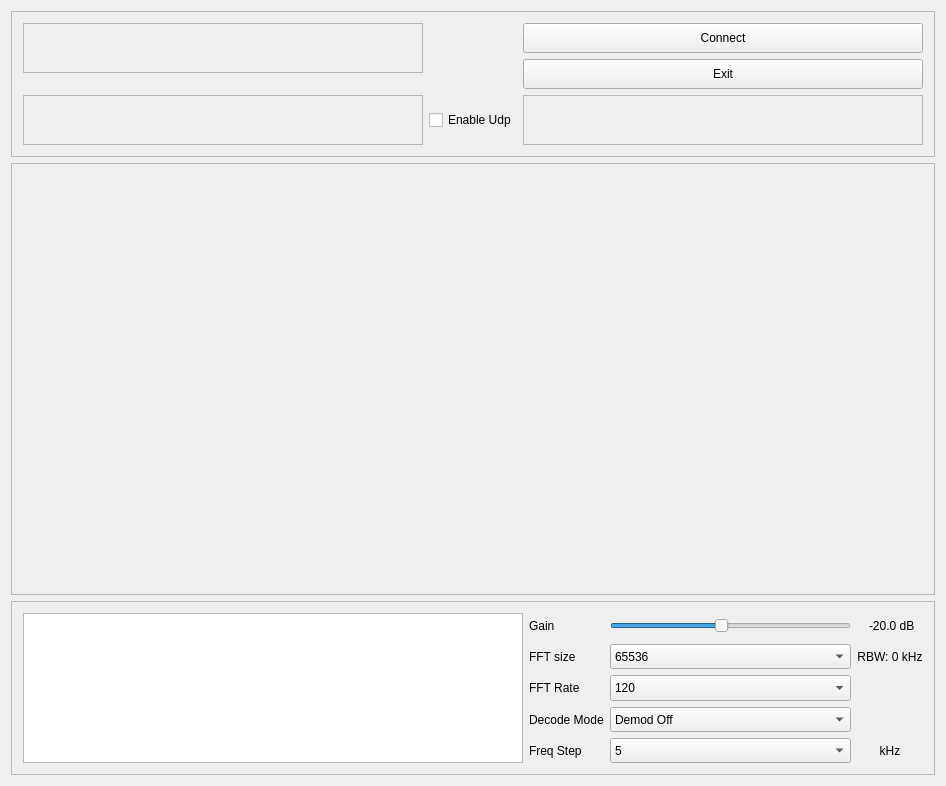
<?xml version="1.0" encoding="UTF-8"?>
<ui version="4.0">
 <class>SdrWindow</class>
 <widget class="QMainWindow" name="SdrWindow">
  <property name="geometry">
   <rect>
    <x>0</x>
    <y>0</y>
    <width>944</width>
    <height>786</height>
   </rect>
  </property>
  <property name="windowTitle">
   <string>SdrTuner</string>
  </property>
  <property name="windowIcon">
   <iconset>
    <normaloff>icon.svg</normaloff>icon.svg</iconset>
  </property>
  <widget class="QWidget" name="centralWidget">
   <layout class="QGridLayout" name="gridLayout_2">
    <item row="1" column="0">
     <widget class="CPlotter" name="plotter">
      <property name="sizePolicy">
       <sizepolicy hsizetype="Expanding" vsizetype="Expanding">
        <horstretch>0</horstretch>
        <verstretch>0</verstretch>
       </sizepolicy>
      </property>
      <property name="maximumSize">
       <size>
        <width>16777215</width>
        <height>16777215</height>
       </size>
      </property>
      <property name="frameShape">
       <enum>QFrame::StyledPanel</enum>
      </property>
      <property name="frameShadow">
       <enum>QFrame::Raised</enum>
      </property>
     </widget>
    </item>
    <item row="2" column="0">
     <widget class="QFrame" name="frame_controls">
      <property name="frameShape">
       <enum>QFrame::StyledPanel</enum>
      </property>
      <property name="frameShadow">
       <enum>QFrame::Raised</enum>
      </property>
      <layout class="QGridLayout" name="gridLayout">
       <item row="0" column="0" rowspan="5">
        <widget class="QTextBrowser" name="text_terminal">
         <property name="minimumSize">
          <size>
           <width>500</width>
           <height>0</height>
          </size>
         </property>
         <property name="maximumSize">
          <size>
           <width>16777215</width>
           <height>150</height>
          </size>
         </property>
         <property name="inputMethodHints">
          <set>Qt::ImhNone</set>
         </property>
        </widget>
       </item>
       <item row="0" column="1">
        <widget class="QLabel" name="audioGainLabel">
         <property name="sizePolicy">
          <sizepolicy hsizetype="Preferred" vsizetype="Preferred">
           <horstretch>0</horstretch>
           <verstretch>0</verstretch>
          </sizepolicy>
         </property>
         <property name="text">
          <string>Gain</string>
         </property>
         <property name="alignment">
          <set>Qt::AlignLeading|Qt::AlignLeft|Qt::AlignVCenter</set>
         </property>
        </widget>
       </item>
       <item row="0" column="2">
        <widget class="QSlider" name="audioGainSlider">
         <property name="sizePolicy">
          <sizepolicy hsizetype="MinimumExpanding" vsizetype="Preferred">
           <horstretch>0</horstretch>
           <verstretch>0</verstretch>
          </sizepolicy>
         </property>
         <property name="minimumSize">
          <size>
           <width>0</width>
           <height>22</height>
          </size>
         </property>
         <property name="toolTip">
          <string>Audio gain</string>
         </property>
         <property name="statusTip">
          <string>Audio gain</string>
         </property>
         <property name="minimum">
          <number>-800</number>
         </property>
         <property name="maximum">
          <number>500</number>
         </property>
         <property name="value">
          <number>-200</number>
         </property>
         <property name="orientation">
          <enum>Qt::Horizontal</enum>
         </property>
        </widget>
       </item>
       <item row="0" column="3">
        <widget class="QLabel" name="audioGainDbLabel">
         <property name="sizePolicy">
          <sizepolicy hsizetype="Preferred" vsizetype="Preferred">
           <horstretch>0</horstretch>
           <verstretch>0</verstretch>
          </sizepolicy>
         </property>
         <property name="text">
          <string> -20.0 dB</string>
         </property>
         <property name="alignment">
          <set>Qt::AlignCenter</set>
         </property>
         <property name="margin">
          <number>0</number>
         </property>
         <property name="indent">
          <number>1</number>
         </property>
        </widget>
       </item>
       <item row="1" column="1">
        <widget class="QLabel" name="fftSizeLabel">
         <property name="text">
          <string>FFT size</string>
         </property>
         <property name="alignment">
          <set>Qt::AlignLeading|Qt::AlignLeft|Qt::AlignVCenter</set>
         </property>
        </widget>
       </item>
       <item row="1" column="2">
        <widget class="QComboBox" name="fftSizeComboBox">
         <property name="enabled">
          <bool>true</bool>
         </property>
         <property name="sizePolicy">
          <sizepolicy hsizetype="MinimumExpanding" vsizetype="Preferred">
           <horstretch>0</horstretch>
           <verstretch>0</verstretch>
          </sizepolicy>
         </property>
         <property name="minimumSize">
          <size>
           <width>0</width>
           <height>0</height>
          </size>
         </property>
         <property name="toolTip">
          <string>&lt;html&gt;Number of FFT points to calculate. Higher values will require more CPU time. This will not influence the number of points on the display since that parameter is adjusted automatically according to the display size.
&lt;/html&gt;</string>
         </property>
         <property name="editable">
          <bool>false</bool>
         </property>
         <property name="currentIndex">
          <number>0</number>
         </property>
         <property name="maxVisibleItems">
          <number>15</number>
         </property>
         <property name="insertPolicy">
          <enum>QComboBox::InsertAlphabetically</enum>
         </property>
         <item>
          <property name="text">
           <string>65536</string>
          </property>
         </item>
         <item>
          <property name="text">
           <string>32768</string>
          </property>
         </item>
         <item>
          <property name="text">
           <string>16384</string>
          </property>
         </item>
         <item>
          <property name="text">
           <string>8192</string>
          </property>
         </item>
         <item>
          <property name="text">
           <string>4096</string>
          </property>
         </item>
         <item>
          <property name="text">
           <string>3840</string>
          </property>
         </item>
         <item>
          <property name="text">
           <string>2048</string>
          </property>
         </item>
         <item>
          <property name="text">
           <string>1024</string>
          </property>
         </item>
         <item>
          <property name="text">
           <string>768</string>
          </property>
         </item>
         <item>
          <property name="text">
           <string>512</string>
          </property>
         </item>
        </widget>
       </item>
       <item row="1" column="3">
        <widget class="QLabel" name="fftRbwLabel">
         <property name="toolTip">
          <string>Resolution bandwidth</string>
         </property>
         <property name="text">
          <string>RBW: 0 kHz</string>
         </property>
         <property name="alignment">
          <set>Qt::AlignCenter</set>
         </property>
        </widget>
       </item>
       <item row="2" column="1">
        <widget class="QLabel" name="demodLabel_3">
         <property name="sizePolicy">
          <sizepolicy hsizetype="Preferred" vsizetype="Preferred">
           <horstretch>0</horstretch>
           <verstretch>0</verstretch>
          </sizepolicy>
         </property>
         <property name="text">
          <string>FFT Rate</string>
         </property>
         <property name="alignment">
          <set>Qt::AlignLeading|Qt::AlignLeft|Qt::AlignVCenter</set>
         </property>
         <property name="margin">
          <number>0</number>
         </property>
         <property name="indent">
          <number>-1</number>
         </property>
        </widget>
       </item>
       <item row="2" column="2">
        <widget class="QComboBox" name="fftRateSelector">
         <property name="enabled">
          <bool>true</bool>
         </property>
         <property name="sizePolicy">
          <sizepolicy hsizetype="MinimumExpanding" vsizetype="Preferred">
           <horstretch>0</horstretch>
           <verstretch>0</verstretch>
          </sizepolicy>
         </property>
         <property name="minimumSize">
          <size>
           <width>0</width>
           <height>0</height>
          </size>
         </property>
         <property name="toolTip">
          <string>&lt;html&gt;Number of FFT points to calculate. Higher values will require more CPU time. This will not influence the number of points on the display since that parameter is adjusted automatically according to the display size.
&lt;/html&gt;</string>
         </property>
         <property name="editable">
          <bool>false</bool>
         </property>
         <property name="currentIndex">
          <number>0</number>
         </property>
         <property name="maxVisibleItems">
          <number>15</number>
         </property>
         <property name="insertPolicy">
          <enum>QComboBox::InsertAlphabetically</enum>
         </property>
         <item>
          <property name="text">
           <string>120</string>
          </property>
         </item>
         <item>
          <property name="text">
           <string>60</string>
          </property>
         </item>
         <item>
          <property name="text">
           <string>30</string>
          </property>
         </item>
         <item>
          <property name="text">
           <string>15</string>
          </property>
         </item>
         <item>
          <property name="text">
           <string>5</string>
          </property>
         </item>
        </widget>
       </item>
       <item row="3" column="1">
        <widget class="QLabel" name="demodLabel_2">
         <property name="sizePolicy">
          <sizepolicy hsizetype="Preferred" vsizetype="Preferred">
           <horstretch>0</horstretch>
           <verstretch>0</verstretch>
          </sizepolicy>
         </property>
         <property name="text">
          <string>Decode Mode</string>
         </property>
         <property name="alignment">
          <set>Qt::AlignLeading|Qt::AlignLeft|Qt::AlignVCenter</set>
         </property>
         <property name="margin">
          <number>0</number>
         </property>
         <property name="indent">
          <number>-1</number>
         </property>
        </widget>
       </item>
       <item row="3" column="2">
        <widget class="QComboBox" name="modeSelector">
         <property name="sizePolicy">
          <sizepolicy hsizetype="MinimumExpanding" vsizetype="Preferred">
           <horstretch>0</horstretch>
           <verstretch>0</verstretch>
          </sizepolicy>
         </property>
         <property name="toolTip">
          <string>Demodulator type (mode)</string>
         </property>
         <property name="statusTip">
          <string>Demodulator type (mode)</string>
         </property>
         <property name="accessibleName">
          <string>Mode</string>
         </property>
         <property name="currentIndex">
          <number>0</number>
         </property>
         <property name="maxVisibleItems">
          <number>30</number>
         </property>
         <item>
          <property name="text">
           <string>Demod Off</string>
          </property>
         </item>
         <item>
          <property name="text">
           <string>Raw I/Q</string>
          </property>
         </item>
         <item>
          <property name="text">
           <string>AM</string>
          </property>
         </item>
         <item>
          <property name="text">
           <string>Narrow FM</string>
          </property>
         </item>
         <item>
          <property name="text">
           <string>WFM (mono)</string>
          </property>
         </item>
         <item>
          <property name="text">
           <string>WFM (stereo)</string>
          </property>
         </item>
         <item>
          <property name="text">
           <string>LSB</string>
          </property>
         </item>
         <item>
          <property name="text">
           <string>USB</string>
          </property>
         </item>
         <item>
          <property name="text">
           <string>CW-L</string>
          </property>
         </item>
         <item>
          <property name="text">
           <string>CW-U</string>
          </property>
         </item>
         <item>
          <property name="text">
           <string>WFM (oirt)</string>
          </property>
         </item>
        </widget>
       </item>
       <item row="4" column="1">
        <widget class="QLabel" name="demodLabel">
         <property name="sizePolicy">
          <sizepolicy hsizetype="Preferred" vsizetype="Preferred">
           <horstretch>0</horstretch>
           <verstretch>0</verstretch>
          </sizepolicy>
         </property>
         <property name="text">
          <string>Freq Step</string>
         </property>
         <property name="alignment">
          <set>Qt::AlignLeading|Qt::AlignLeft|Qt::AlignVCenter</set>
         </property>
         <property name="margin">
          <number>0</number>
         </property>
         <property name="indent">
          <number>-1</number>
         </property>
        </widget>
       </item>
       <item row="4" column="2">
        <widget class="QComboBox" name="freqStepSelector">
         <property name="sizePolicy">
          <sizepolicy hsizetype="MinimumExpanding" vsizetype="Preferred">
           <horstretch>0</horstretch>
           <verstretch>0</verstretch>
          </sizepolicy>
         </property>
         <property name="toolTip">
          <string>Demodulator type (mode)</string>
         </property>
         <property name="statusTip">
          <string>Demodulator type (mode)</string>
         </property>
         <property name="accessibleName">
          <string>Mode</string>
         </property>
         <property name="currentIndex">
          <number>0</number>
         </property>
         <property name="maxVisibleItems">
          <number>30</number>
         </property>
         <item>
          <property name="text">
           <string>5</string>
          </property>
         </item>
         <item>
          <property name="text">
           <string>25</string>
          </property>
         </item>
         <item>
          <property name="text">
           <string>50</string>
          </property>
         </item>
         <item>
          <property name="text">
           <string>100</string>
          </property>
         </item>
         <item>
          <property name="text">
           <string>500</string>
          </property>
         </item>
         <item>
          <property name="text">
           <string>1000</string>
          </property>
         </item>
         <item>
          <property name="text">
           <string>10000</string>
          </property>
         </item>
        </widget>
       </item>
       <item row="4" column="3">
        <widget class="QLabel" name="fftRbwLabel_2">
         <property name="toolTip">
          <string>Resolution bandwidth</string>
         </property>
         <property name="text">
          <string>kHz</string>
         </property>
         <property name="alignment">
          <set>Qt::AlignCenter</set>
         </property>
        </widget>
       </item>
      </layout>
     </widget>
    </item>
    <item row="0" column="0">
     <widget class="QFrame" name="frame">
      <property name="minimumSize">
       <size>
        <width>0</width>
        <height>0</height>
       </size>
      </property>
      <property name="frameShape">
       <enum>QFrame::StyledPanel</enum>
      </property>
      <property name="frameShadow">
       <enum>QFrame::Raised</enum>
      </property>
      <layout class="QGridLayout" name="gridLayout_4">
       <item row="0" column="3" rowspan="2">
        <layout class="QGridLayout" name="gridLayout_3">
         <item row="0" column="0">
          <widget class="QPushButton" name="push_connect">
           <property name="minimumSize">
            <size>
             <width>100</width>
             <height>30</height>
            </size>
           </property>
           <property name="text">
            <string>Connect</string>
           </property>
          </widget>
         </item>
         <item row="1" column="0">
          <widget class="QPushButton" name="push_exit">
           <property name="minimumSize">
            <size>
             <width>100</width>
             <height>30</height>
            </size>
           </property>
           <property name="text">
            <string>Exit</string>
           </property>
          </widget>
         </item>
        </layout>
       </item>
       <item row="2" column="2">
        <widget class="QCheckBox" name="udpEnabled">
         <property name="toolTip">
          <string>Enable automatic DC removal</string>
         </property>
         <property name="text">
          <string>Enable Udp</string>
         </property>
        </widget>
       </item>
       <item row="0" column="0">
        <widget class="CFreqCtrl" name="freqCtrl">
         <property name="sizePolicy">
          <sizepolicy hsizetype="Fixed" vsizetype="Fixed">
           <horstretch>0</horstretch>
           <verstretch>0</verstretch>
          </sizepolicy>
         </property>
         <property name="minimumSize">
          <size>
           <width>400</width>
           <height>50</height>
          </size>
         </property>
         <property name="toolTip">
          <string/>
         </property>
         <property name="frameShape">
          <enum>QFrame::StyledPanel</enum>
         </property>
         <property name="frameShadow">
          <enum>QFrame::Raised</enum>
         </property>
        </widget>
       </item>
       <item row="2" column="3">
        <widget class="CMeter" name="sMeter">
         <property name="sizePolicy">
          <sizepolicy hsizetype="Fixed" vsizetype="Fixed">
           <horstretch>0</horstretch>
           <verstretch>0</verstretch>
          </sizepolicy>
         </property>
         <property name="minimumSize">
          <size>
           <width>400</width>
           <height>50</height>
          </size>
         </property>
         <property name="frameShape">
          <enum>QFrame::StyledPanel</enum>
         </property>
         <property name="frameShadow">
          <enum>QFrame::Raised</enum>
         </property>
        </widget>
       </item>
       <item row="2" column="0">
        <widget class="CFreqCtrl" name="filterFreq">
         <property name="sizePolicy">
          <sizepolicy hsizetype="Fixed" vsizetype="Fixed">
           <horstretch>0</horstretch>
           <verstretch>0</verstretch>
          </sizepolicy>
         </property>
         <property name="minimumSize">
          <size>
           <width>400</width>
           <height>50</height>
          </size>
         </property>
         <property name="maximumSize">
          <size>
           <width>16777215</width>
           <height>16777215</height>
          </size>
         </property>
         <property name="toolTip">
          <string>&lt;html&gt;&lt;head/&gt;&lt;body&gt;&lt;p&gt;Channel filter offset.&lt;br/&gt;
This is an offset from the hardware RF frequency.&lt;/p&gt;&lt;/body&gt;&lt;/html&gt;</string>
         </property>
         <property name="frameShape">
          <enum>QFrame::StyledPanel</enum>
         </property>
         <property name="frameShadow">
          <enum>QFrame::Raised</enum>
         </property>
        </widget>
       </item>
      </layout>
     </widget>
    </item>
   </layout>
  </widget>
 </widget>
 <layoutdefault spacing="6" margin="11"/>
 <customwidgets>
  <customwidget>
   <class>CFreqCtrl</class>
   <extends>QFrame</extends>
   <header>freqctrl.h</header>
   <container>1</container>
  </customwidget>
  <customwidget>
   <class>CPlotter</class>
   <extends>QFrame</extends>
   <header>plotter.h</header>
   <container>1</container>
  </customwidget>
  <customwidget>
   <class>CMeter</class>
   <extends>QFrame</extends>
   <header>meter.h</header>
   <container>1</container>
  </customwidget>
 </customwidgets>
 <resources/>
 <connections/>
</ui>
